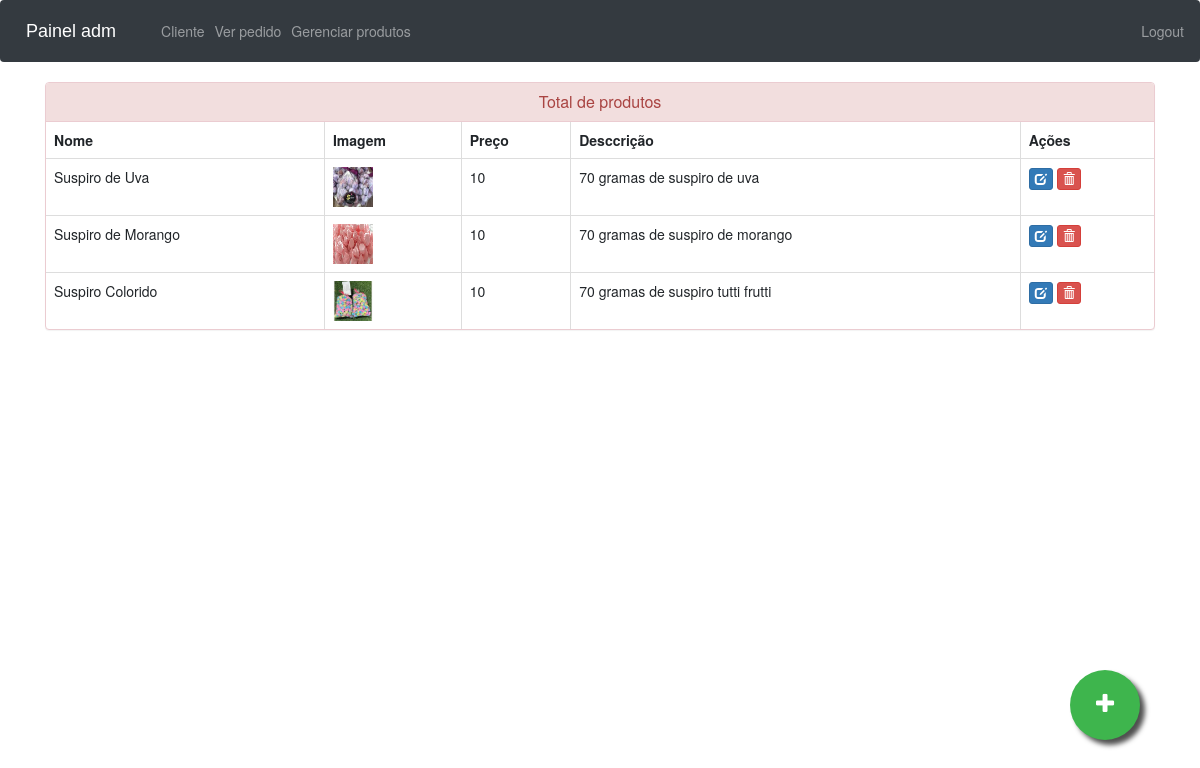
/admin-products (signed in), run on an earlier commit of the app's database.
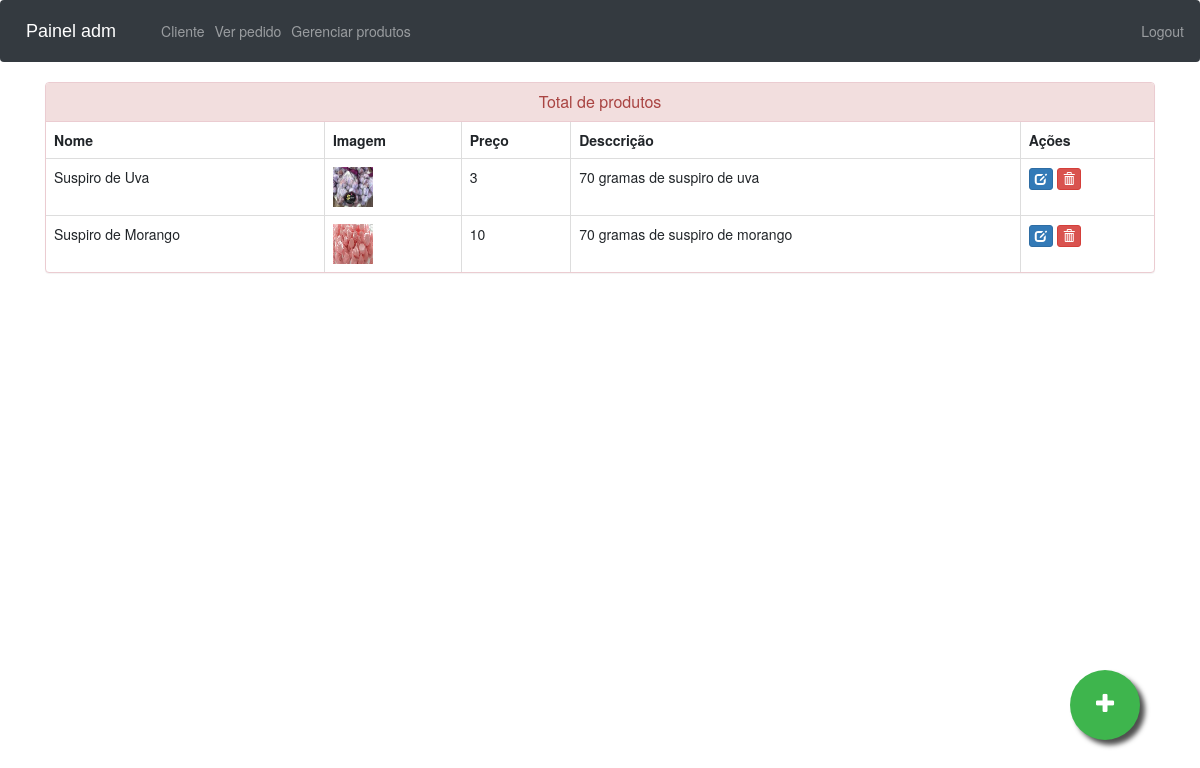
And on a later commit of the database.
### ecom/models.py (models this page shows, shortened)
class Product(models.Model):
    name=models.CharField(max_length=40)
    product_image= models.ImageField(upload_to='product_image/',null=True,blank=True)
    price = models.PositiveIntegerField()
    description=models.CharField(max_length=40)

### ecom/views.py (the view)
# urls.py: path('admin-products', views.admin_products_view,name='admin-products'),
@login_required(login_url='adminlogin')
def admin_products_view(request):
    products=models.Product.objects.all()
    return render(request,'ecom/admin_products.html',{'products':products})

### templates/ecom/admin_products.html (shortened to what this page needs)
{% extends 'ecom/admin_base.html' %}
{% load static %}
{% block content %}
<head>
  <link href="//netdna.bootstrapcdn.com/bootstrap/3.0.0/css/bootstrap.min.css" rel="stylesheet" id="bootstrap-css">
</head>
<div class="container">
  <div class="panel panel-danger">
    <div class="panel-heading">
      <h6 class="panel-title">Total de produtos</h6>
    </div>
    <table class="table table-hover table-bordered" id="dev-table">
      <thead>
        <tr>
          <th>Nome</th>
          <th>Imagem</th>
          <th>Preço</th>
          <th>Desccrição</th>
          <th>Ações</th>
        </tr>
      </thead>
      {% for p in products %}
  {% if p %}
      <tr>
        <td> {{p.name}}</td>
        <td> <img src="{% static p.product_image.url %}" alt="Profile Pic" height="40px" width="40px" /></td>
        <td>{{p.price}}</td>
        <td>{{p.description}}</td>
        <td><a class="btn btn-primary btn-xs" href="{% url 'update-product' p.id  %}"><span class="glyphicon glyphicon-edit"></span></a>
          <a class="btn btn-danger btn-xs" href="{% url 'delete-product' p.id  %}"><span class="glyphicon glyphicon-trash"></span></a></td>
      </tr>
      {%else%}
      <br><br><br>
      <h1>No Products!!</h1>
      {% endif %}
      {% endfor %}
    </table>
  </div>
</div>
<a href="/admin-add-product" class="float">
<i class="fa fa-plus my-float"></i>
</a>
{% endblock content %}

### templates/ecom/admin_base.html (shortened to what this page needs)
<!DOCTYPE html>
{% load static %}
<html lang="en">
<head>
  <link rel="stylesheet" href="https://stackpath.bootstrapcdn.com/bootstrap/4.3.1/css/bootstrap.min.css">
  <link rel="stylesheet" href="https://maxcdn.bootstrapcdn.com/font-awesome/4.7.0/css/font-awesome.min.css">
</head>
<body>
  <div class="bs-example">
    <nav class="navbar navbar-expand-md navbar-dark fixed-top" style="background:#343A40;">
      <a href="/" class="navbar-brand">Painel adm</a>
      <div class="collapse navbar-collapse justify-content-between" id="navbarCollapse">
        <div class="navbar-nav">
          <a href="/view-customer" class="nav-item nav-link">Cliente</a>
          <a href="/admin-view-booking" class="nav-item nav-link">Ver pedido</a>
          <a href="/admin-products" class="nav-item nav-link">Gerenciar produtos</a>
        </div>
        <div class="navbar-nav navbar-right">
          <a href="/logout" class="nav-item nav-link"> Logout</a>
        </div>
      </div>
    </nav>
  </div>
  {% block content %}
  {% endblock content %}
<br><br><br><br><br><br><br><br>
</body>
</html>

### templates/ecom/admin_base.html (style rules this page uses)
.bs-example { margin: 0px; }
.navbar-brand { font-size: 20px; font-family: sans-serif; }
.fa { font-size: 23px; width: 60px; text-align: center; text-decoration: none; margin: 5px 2px; border-radius: 50%; }

### templates/ecom/admin_products.html (style rules this page uses)
a:link { text-decoration: none; }
h6 { text-align: center; }
.float { position:fixed; width:70px; height:70px; bottom:60px; right:60px; background-color:#3eb54d; color:#FFF; border-radius:50px; text-align:center; box-shadow: 5px 5px 5px #505050; }
.my-float { margin-top:22px; }

What changed in the data, as far as the page shows it:
removed Product: name "Suspiro Colorido", product_image (picture), price "10", description "70 gramas de suspiro tutti frutti"
changed Product "Suspiro de Uva": price "10" → "3"
